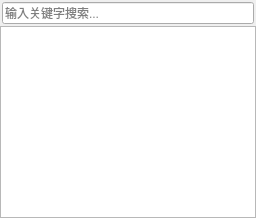
  <widget class="QDockWidget" name="wnd_classview">
   <property name="minimumSize">
    <size>
     <width>150</width>
     <height>119</height>
    </size>
   </property>
   <property name="features">
    <set>QDockWidget::DockWidgetClosable|QDockWidget::DockWidgetMovable</set>
   </property>
   <property name="allowedAreas">
    <set>Qt::AllDockWidgetAreas</set>
   </property>
   <property name="windowTitle">
    <string>类视图</string>
   </property>
   <attribute name="dockWidgetArea">
    <number>1</number>
   </attribute>
   <widget class="QWidget" name="dockWidgetContents_5">
    <layout class="QVBoxLayout" name="verticalLayout" stretch="0,0">
     <property name="spacing">
      <number>0</number>
     </property>
     <property name="leftMargin">
      <number>0</number>
     </property>
     <property name="topMargin">
      <number>0</number>
     </property>
     <property name="rightMargin">
      <number>0</number>
     </property>
     <property name="bottomMargin">
      <number>0</number>
     </property>
     <item>
      <layout class="QVBoxLayout" name="verticalLayout_8">
       <property name="leftMargin">
        <number>2</number>
       </property>
       <property name="topMargin">
        <number>2</number>
       </property>
       <property name="rightMargin">
        <number>2</number>
       </property>
       <property name="bottomMargin">
        <number>2</number>
       </property>
       <item>
        <widget class="QLineEdit" name="classSearch">
         <property name="placeholderText">
          <string>输入关键字搜索...</string>
         </property>
        </widget>
       </item>
      </layout>
     </item>
     <item>
      <widget class="QTreeWidget" name="tree_class">
       <property name="verticalScrollMode">
        <enum>QAbstractItemView::ScrollPerPixel</enum>
       </property>
       <property name="sortingEnabled">
        <bool>false</bool>
       </property>
       <property name="animated">
        <bool>true</bool>
       </property>
       <attribute name="headerVisible">
        <bool>false</bool>
       </attribute>
       <column>
        <property name="text">
         <string notr="true">1</string>
        </property>
       </column>
      </widget>
     </item>
    </layout>
   </widget>
  </widget>
